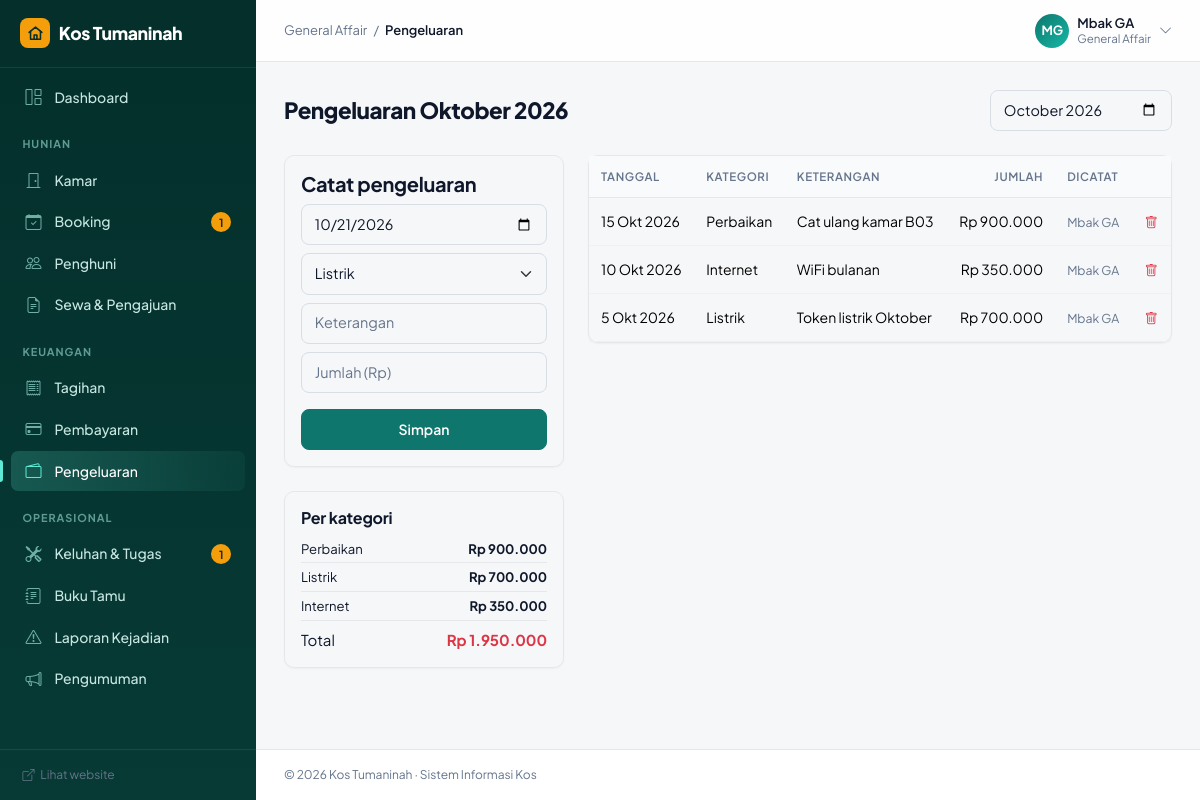
Screenshot of /ga/pengeluaran.php (signed in) with the database file from the repository.
### tables this page shows
CREATE TABLE pengeluaran (
    id           INT UNSIGNED AUTO_INCREMENT PRIMARY KEY,
    tanggal      DATE NOT NULL,
    kategori     VARCHAR(30) NOT NULL,
    keterangan   VARCHAR(255),
    jumlah       INT UNSIGNED NOT NULL,
    dicatat_oleh INT UNSIGNED NULL,
    created_at   DATETIME NOT NULL DEFAULT CURRENT_TIMESTAMP,
    FOREIGN KEY (dicatat_oleh) REFERENCES users(id) ON DELETE SET NULL
);

CREATE TABLE users (
    id             INT UNSIGNED AUTO_INCREMENT PRIMARY KEY,
    nama           VARCHAR(100) NOT NULL,
    email          VARCHAR(100) NOT NULL UNIQUE,
    password       VARCHAR(255) NOT NULL,
    no_hp          VARCHAR(20),
    role           ENUM('owner','ga','penghuni','penjaga') NOT NULL DEFAULT 'penghuni',
    no_ktp         VARCHAR(20),
    alamat         TEXT,
    kontak_darurat VARCHAR(100),
    aktif          TINYINT(1) NOT NULL DEFAULT 1,
    created_at     DATETIME NOT NULL DEFAULT CURRENT_TIMESTAMP
);

### ga/pengeluaran.php (the view, shortened to what this page needs)
<?php
require_once __DIR__ . '/../includes/functions.php';
$bulan = preg_match('/^\d{4}-\d{2}$/', $_GET['bulan'] ?? '') ? $_GET['bulan'] : date('Y-m');
$data = q(
    "SELECT p.*, u.nama FROM pengeluaran p LEFT JOIN users u ON u.id = p.dicatat_oleh
     WHERE DATE_FORMAT(p.tanggal, '%Y-%m') = ? ORDER BY p.tanggal DESC, p.id DESC",
    [$bulan]
)->fetchAll();
$perKategori = [];
foreach ($data as $d) {
    $perKategori[$d['kategori']] = ($perKategori[$d['kategori']] ?? 0) + $d['jumlah'];
}
arsort($perKategori);
require __DIR__ . '/../includes/header.php';
?>
<div class="d-flex justify-content-between align-items-center mb-4">
    <h1 class="h3 mb-0">Pengeluaran <?= periode_label($bulan) ?></h1>
    <form><input type="month" name="bulan" class="form-control" value="<?= $bulan ?>" onchange="this.form.submit()"></form>
</div>
<div class="row g-4">
    <div class="col-lg-4">
        <form method="post" class="card shadow-sm mb-4"><div class="card-body">
            <h5>Catat pengeluaran</h5>
            <div class="mb-2"><input type="date" name="tanggal" class="form-control" value="<?= date('Y-m-d') ?>"></div>
            <div class="mb-2">
                <select name="kategori" class="form-select"><?php foreach (KATEGORI as $k): ?><option><?= $k ?></option><?php endforeach; ?></select>
            </div>
            <div class="mb-2"><input name="keterangan" class="form-control" placeholder="Keterangan"></div>
            <div class="mb-3"><input type="number" name="jumlah" class="form-control" placeholder="Jumlah (Rp)" min="1" required></div>
            <button class="btn btn-primary w-100">Simpan</button>
        </div></form>
        <div class="card shadow-sm"><div class="card-body">
            <h6>Per kategori</h6>
            <?php foreach ($perKategori as $kat => $jml): ?>
                <div class="d-flex justify-content-between small border-bottom py-1"><span><?= e($kat) ?></span><b><?= rupiah($jml) ?></b></div>
            <?php endforeach; ?>
            <div class="d-flex justify-content-between pt-2"><span>Total</span><b class="text-danger"><?= rupiah(array_sum($perKategori)) ?></b></div>
        </div></div>
    </div>
    <div class="col-lg-8">
        <div class="card shadow-sm"><div class="card-body table-responsive">
            <table class="table">
                <thead><tr><th>Tanggal</th><th>Kategori</th><th>Keterangan</th><th class="text-end">Jumlah</th><th>Dicatat</th><th></th></tr></thead>
                <tbody>
                <?php foreach ($data as $d): ?>
                    <tr>
                        <td><?= tgl($d['tanggal']) ?></td>
                        <td><?= e($d['kategori']) ?></td>
                        <td><?= e($d['keterangan']) ?></td>
                        <td class="text-end"><?= rupiah($d['jumlah']) ?></td>
                        <td class="small text-muted"><?= e($d['nama'] ?? '-') ?></td>
                        <td>
                            <form method="post" data-confirm="Hapus pengeluaran ini?">
                                <button class="btn btn-sm btn-link text-danger p-0"><i class="bi bi-trash"></i></button>
                            </form>
                        </td>
                    </tr>
                <?php endforeach; ?>
                </tbody>
            </table>
        </div></div>
    </div>
</div>
<?php require __DIR__ . '/../includes/footer.php'; ?>

### assets/css/style.css (style rules this page uses)
:root { --brand: #0f766e; --brand-hover: #115e59; --brand-active: #134e4a; --brand-soft: #e7f3f1; --ink: #0f172a; --ink-2: #334155; --muted: #64748b; --line: #e5e7eb; --canvas: #f6f7f9; --sidebar: #0f172a; --radius: 10px; --bs-body-font-family: 'Plus Jakarta Sans', system-ui, -apple-system, 'Segoe UI', Roboto, sans-serif; --bs-body-font-size: .9375rem; --bs-body-color: var(--ink); --bs-body-bg: var(--canvas); --bs-secondary-color: var(--muted); --bs-border-color: var(--line); --bs-primary: #0f766e; --bs-primary-rgb: 15, 118, 110; --bs-primary-bg-subtle: #e7f3f1; --bs-primary-border-subtle: #b9ddd7; --bs-primary-text-emphasis: #115e59; --bs-link-color: #0f766e; --bs-link-color-rgb: 15, 118, 110; --bs-link-hover-color: #115e59; --bs-link-hover-color-rgb: 17, 94, 89; }
body { -webkit-font-smoothing: antialiased; letter-spacing: -.003em; }
h1, h2, h3, h4, h5, h6, .h1, .h2, .h3, .h4, .h5, .h6 { font-weight: 700; letter-spacing: -.015em; color: var(--ink); }
.text-muted { color: var(--muted) !important; }
.btn { font-weight: 600; font-size: .875rem; padding: .55rem 1.05rem; border-radius: 8px; }
.btn-sm { padding: .3rem .7rem; font-size: .8125rem; border-radius: 7px; }
.btn-primary { --bs-btn-bg: var(--brand); --bs-btn-border-color: var(--brand); --bs-btn-hover-bg: var(--brand-hover); --bs-btn-hover-border-color: var(--brand-hover); --bs-btn-active-bg: var(--brand-active); --bs-btn-active-border-color: var(--brand-active); --bs-btn-disabled-bg: var(--brand); --bs-btn-disabled-border-color: var(--brand); }
.form-control, .form-select { border-radius: 8px; border-color: #d9dee5; padding: .55rem .8rem; font-size: .9rem; }
.card { border: 1px solid var(--line); border-radius: var(--radius); }
.shadow-sm { box-shadow: 0 1px 2px rgba(15, 23, 42, .04) !important; }
.table { --bs-table-bg: transparent; font-size: .875rem; margin-bottom: 0; }
.table > thead th { font-size: .72rem; text-transform: uppercase; letter-spacing: .05em; color: var(--muted); font-weight: 600; background: #f8fafc; border-bottom: 1px solid var(--line); white-space: nowrap; }
.table td, .table th { vertical-align: middle; padding: .75rem .75rem; border-color: #eef0f3; }
.card-body.table-responsive, .card-body > .table-responsive { padding: 0; }
.app-content h1.h3, .app-content h1 { font-size: 1.4rem; font-weight: 800; letter-spacing: -.02em; }

### assets/css/motion.css (style rules this page uses)
:root { --ease-out: cubic-bezier(.22, .61, .36, 1); --dur: .45s; }
.app-content .row > [class*="col"] > .card { animation: pageIn .45s var(--ease-out) both; }
.app-content .row > [class*="col"]:nth-child(2) > .card { animation-delay: .04s; }
.btn { transition: background-color .15s ease, border-color .15s ease, color .15s ease, box-shadow .15s ease, transform .1s ease; }
.card { transition: border-color .2s ease, box-shadow .2s ease, transform .2s ease; }
.table tbody tr { transition: background-color .12s ease; }
.form-control, .form-select { transition: border-color .15s ease, box-shadow .15s ease; }

### assets/css/theme.css (style rules this page uses)
:root { --deep: #042f2b; --deep-2: #0b4f48; --accent: #f59e0b; --accent-hover: #fbbf24; --mint: #5eead4; }
html { scroll-behavior: smooth; }

### rows the page displays
pengeluaran: tanggal "15 Okt 2026", kategori "Perbaikan", keterangan "Cat ulang kamar B03", jumlah "Rp 900.000", dicatat_oleh.nama "Mbak GA"
pengeluaran: tanggal "10 Okt 2026", kategori "Internet", keterangan "WiFi bulanan", jumlah "Rp 350.000", dicatat_oleh.nama "Mbak GA"
pengeluaran: tanggal "5 Okt 2026", kategori "Listrik", keterangan "Token listrik Oktober", jumlah "Rp 700.000", dicatat_oleh.nama "Mbak GA"

### other values shown
APP_NAME "Kos Tumaninah"
$label "Dashboard"
$seksi "HUNIAN"
$label "Kamar"
$label "Booking"
$counts[$path] "1"
$label "Penghuni"
$label "Sewa & Pengajuan"
$seksi "KEUANGAN"
$label "Tagihan"
$label "Pembayaran"
$label "Pengeluaran"
$seksi "OPERASIONAL"
$label "Keluhan & Tugas"
$label "Buku Tamu"
